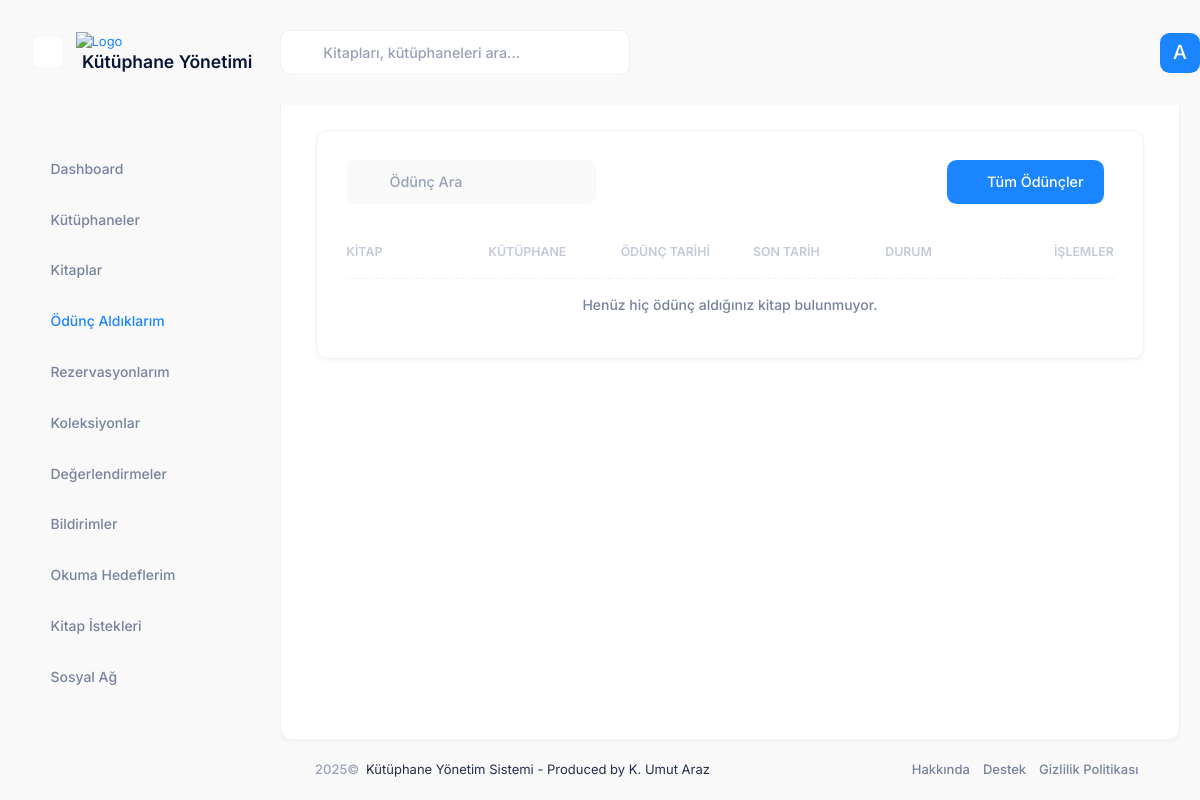
The page /loans/my-loans/ (signed in) on the database as committed earlier.
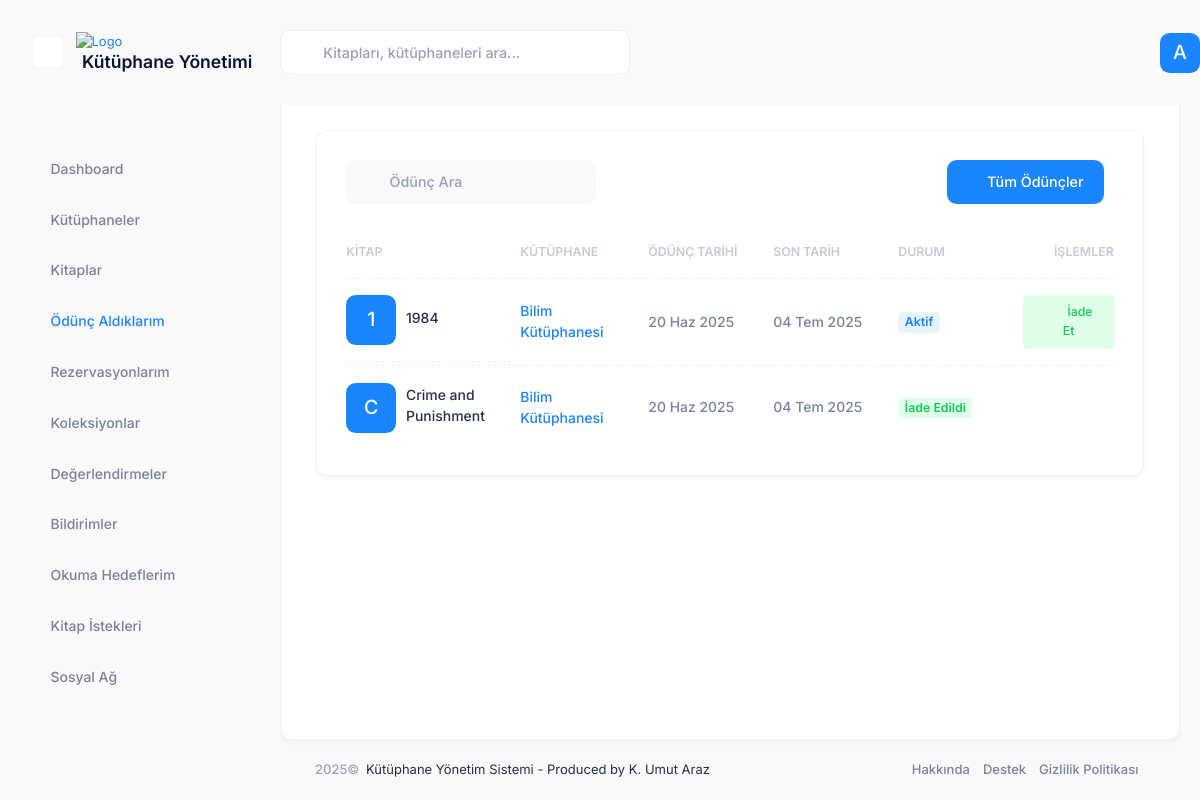
The same page on the database as committed later.
### accounts/models.py (models this page shows, shortened)
class User(AbstractUser):
    USER_TYPE_CHOICES = (
        ('super_admin', 'Süper Yönetici'),
        ('library_admin', 'Kütüphane Yöneticisi'),
        ('reader', 'Okuyucu'),
    )
    user_type = models.CharField(
        'Kullanıcı Tipi',
        max_length=20,
        choices=USER_TYPE_CHOICES,
        default='reader',
        help_text='Kullanıcı hesabının tipini belirler.',
    )
    profile_picture = models.ImageField('Profil Resmi', upload_to='profile_pictures/', null=True, blank=True)
    phone_number = models.CharField('Telefon Numarası', max_length=20, blank=True, null=True)
    address = models.TextField('Adres', blank=True, null=True)
    class Meta:
        verbose_name = 'kullanıcı'
        verbose_name_plural = 'kullanıcılar'
    @property
    def is_super_admin(self):
        return self.user_type == 'super_admin'
    @property
    def is_library_admin(self):
        return self.user_type == 'library_admin'

### loans/models.py (models this page shows, shortened)
class Loan(models.Model):
    STATUS_CHOICES = (
        ('active', 'Aktif'),
        ('returned', 'İade Edildi'),
        ('overdue', 'Gecikmiş'),
    )
    book = models.ForeignKey(Book, verbose_name='Kitap', on_delete=models.CASCADE, related_name='loans')
    borrower = models.ForeignKey(settings.AUTH_USER_MODEL, verbose_name='Ödünç Alan', on_delete=models.CASCADE, related_name='borrowed_books')
    loaned_by = models.ForeignKey(settings.AUTH_USER_MODEL, verbose_name='Ödünç Veren', on_delete=models.CASCADE, related_name='managed_loans')
    loan_date = models.DateTimeField('Ödünç Verme Tarihi', default=timezone.now)
    due_date = models.DateTimeField('İade Tarihi')
    return_date = models.DateTimeField('Gerçek İade Tarihi', blank=True, null=True)
    status = models.CharField('Durum', max_length=10, choices=STATUS_CHOICES, default='active')
    notes = models.TextField('Notlar', blank=True, null=True)
    class Meta:
        ordering = ['-loan_date']
        verbose_name = 'Ödünç Verme'
        verbose_name_plural = 'Ödünç Vermeler'
    @property
    def status_color(self):
        color_map = {
            'active': 'primary',
            'returned': 'success',
            'overdue': 'danger'
        }
        return color_map.get(self.status, 'primary')

### books/models.py (models this page shows, shortened)
class Book(models.Model):
    STATUS_CHOICES = (
        ('available', 'Mevcut'),
        ('borrowed', 'Ödünç Verilmiş'),
        ('reserved', 'Rezerve Edilmiş'),
        ('maintenance', 'Bakımda'),
    )
    title = models.CharField('Başlık', max_length=255)
    author = models.CharField('Yazar', max_length=255)
    isbn = models.CharField('ISBN', max_length=20, blank=True, null=True)
    description = models.TextField('Açıklama', blank=True, null=True)
    cover_image = models.ImageField('Kapak Resmi', upload_to='book_covers/', blank=True, null=True)
    library = models.ForeignKey(Library, verbose_name='Kütüphane', on_delete=models.CASCADE, related_name='books')
    status = models.CharField('Durum', max_length=20, choices=STATUS_CHOICES, default='available')
    publication_year = models.PositiveIntegerField('Yayın Yılı', blank=True, null=True)
    publisher = models.CharField('Yayınevi', max_length=255, blank=True, null=True)
    language = models.CharField('Dil', max_length=50, blank=True, null=True)
    pages = models.PositiveIntegerField('Sayfa Sayısı', blank=True, null=True)
    created_at = models.DateTimeField('Oluşturulma Tarihi', auto_now_add=True)
    updated_at = models.DateTimeField('Güncellenme Tarihi', auto_now=True)
    class Meta:
        ordering = ['title', 'author']
        verbose_name = 'Kitap'
        verbose_name_plural = 'Kitaplar'

### libraries/models.py (models this page shows, shortened)
class Library(models.Model):
    name = models.CharField('Adı', max_length=255)
    description = models.TextField('Açıklama', blank=True, null=True)
    owner = models.ForeignKey(
        settings.AUTH_USER_MODEL,
        verbose_name='Sahibi',
        on_delete=models.CASCADE,
        related_name='owned_libraries'
    )
    admins = models.ManyToManyField(
        settings.AUTH_USER_MODEL,
        verbose_name='Yöneticiler',
        related_name='administered_libraries',
        blank=True
    )
    created_at = models.DateTimeField('Oluşturulma Tarihi', auto_now_add=True)
    updated_at = models.DateTimeField('Güncellenme Tarihi', auto_now=True)
    address = models.TextField('Adres', blank=True, null=True)
    phone = models.CharField('Telefon', max_length=20, blank=True, null=True)
    email = models.EmailField('E-posta', blank=True, null=True)
    class Meta:
        verbose_name = 'Kütüphane'
        verbose_name_plural = 'Kütüphaneler'
        ordering = ['name']

### loans/views.py (the view)
# urls.py: path('my-loans/', views.my_loans, name='my_loans'),
@login_required
@check_account_activation
def my_loans(request):
    my_loans = Loan.objects.filter(borrower=request.user)
    context = {
        'active_menu': 'my_loans',
        'loans': my_loans
    }
    return render(request, 'loans/my_loans.html', context)

### templates/loans/my_loans.html (shortened to what this page needs)
{% extends 'layouts/base.html' %}
{% load static %}
{% block content %}
<div class="card">
    <div class="card-header border-0 pt-6">
        <div class="card-title">
            <div class="d-flex align-items-center position-relative my-1">
                <i class="ki-outline ki-magnifier fs-3 position-absolute ms-5"></i>
                <input type="text" data-kt-loan-table-filter="search" class="form-control form-control-solid w-250px ps-13" placeholder="Ödünç Ara" />
            </div>
        </div>
        <div class="card-toolbar">
            <div class="d-flex justify-content-end">
                <a href="{% url 'loans:list' %}" class="btn btn-primary me-3">
                    <i class="ki-outline ki-book fs-2"></i>Tüm Ödünçler
                </a>
            </div>
        </div>
    </div>
    <div class="card-body py-4">
        <table class="table align-middle table-row-dashed fs-6 gy-5" id="kt_my_loans_table">
            <thead>
                <tr class="text-start text-gray-400 fw-bold fs-7 text-uppercase gs-0">
                    <th class="min-w-125px">Kitap</th>
                    <th class="min-w-125px">Kütüphane</th>
                    <th class="min-w-125px">Ödünç Tarihi</th>
                    <th class="min-w-125px">Son Tarih</th>
                    <th class="min-w-125px">Durum</th>
                    <th class="text-end min-w-100px">İşlemler</th>
                </tr>
            </thead>
            <tbody class="fw-semibold text-gray-600">
                {% for loan in loans %}
                <tr>
                    <td class="d-flex align-items-center">
                        <div class="symbol symbol-50px me-3">
                            {% if loan.book.cover_image %}
                            <img src="{{ loan.book.cover_image.url }}" class="" alt="Book Cover" />
                            {% else %}
                            <div class="symbol-label fs-2 fw-semibold bg-primary text-inverse-primary">{{ loan.book.title|first }}</div>
                            {% endif %}
                        </div>
                        <a href="{% url 'books:detail' loan.book.id %}" class="text-gray-800 text-hover-primary mb-1">{{ loan.book.title }}</a>
                    </td>
                    <td><a href="{% url 'libraries:detail' loan.book.library.id %}">{{ loan.book.library.name }}</a></td>
                    <td>{{ loan.loan_date|date:"d M Y" }}</td>
                    <td>{{ loan.due_date|date:"d M Y" }}</td>
                    <td><span class="badge badge-light-{{ loan.status_color }} fs-7 fw-bold">{{ loan.get_status_display }}</span></td>
                    <td class="text-end">
                        {% if loan.status == 'active' %}
                        <button type="button" class="btn btn-sm btn-light-success return-book-btn"
                                data-bs-toggle="modal" data-bs-target="#returnBookModal"
                                data-loan-id="{{ loan.id }}"
                                data-book-title="{{ loan.book.title }}"
                                data-book-author="{{ loan.book.author }}"
                                data-due-date="{{ loan.due_date|date:'d M Y' }}"
                                data-return-url="{% url 'loans:return' loan.id %}">
                            <i class="ki-outline ki-arrow-left fs-2 me-1"></i>İade Et
                        </button>
                        {% endif %}
                    </td>
                </tr>
                {% empty %}
                <tr>
                    <td colspan="6" class="text-center">Henüz hiç ödünç aldığınız kitap bulunmuyor.</td>
                </tr>
                {% endfor %}
            </tbody>
        </table>
    </div>
</div>
{% endblock %}

### templates/includes/header.html (shortened to what this page needs)
{% load static %}
<div id="kt_app_header" class="app-header d-flex flex-column flex-stack">
    <div class="d-flex flex-stack flex-grow-1">
        <div class="app-header-logo d-flex align-items-center ps-lg-12" id="kt_app_header_logo">
            <div id="kt_app_sidebar_toggle"
                class="app-sidebar-toggle btn btn-sm btn-icon bg-body btn-color-gray-500 btn-active-color-primary w-30px h-30px ms-n2 me-4 d-none d-lg-flex"
                data-kt-toggle="true" data-kt-toggle-state="active" data-kt-toggle-target="body"
                data-kt-toggle-name="app-sidebar-minimize">
                <i class="ki-outline ki-abstract-14 fs-3 mt-1"></i>
            </div>
            <a href="{% url 'dashboard' %}" class="app-sidebar-logo">
                <img src="{% static 'media/logos/arazumut_logo.svg' %}" alt="Logo" class="h-50px" /> <br>
                <span class="ms-2 h3 fw-bold">Kütüphane Yönetimi</span>
            </a>
        </div>
        <div class="app-navbar flex-grow-1 justify-content-end" id="kt_app_header_navbar">
            <div class="app-navbar-item d-flex align-items-stretch flex-lg-grow-1">
                <div id="kt_header_search" class="header-search d-flex align-items-center w-lg-350px"
                    data-kt-search-keypress="true" data-kt-search-min-length="2" data-kt-search-enter="enter"
                    data-kt-search-layout="menu" data-kt-search-responsive="true" data-kt-menu-trigger="auto"
                    data-kt-menu-permanent="true" data-kt-menu-placement="bottom-start">
                    <form action="{% url 'search' %}" method="GET" data-kt-search-element="form" class="d-none d-lg-block w-100 position-relative mb-5 mb-lg-0"
                        autocomplete="off">
                        <i
                            class="ki-outline ki-magnifier search-icon fs-2 text-gray-500 position-absolute top-50 translate-middle-y ms-5"></i>
                        <input type="text" class="search-input form-control form-control border h-lg-45px ps-13"
                            name="q" value="{{ request.GET.q|default:'' }}" placeholder="Kitapları, kütüphaneleri ara..." data-kt-search-element="input" />
                    </form>
                </div>
            </div>
            <div class="app-navbar-item ms-3 ms-lg-5" id="kt_header_user_menu_toggle">
                <div class="cursor-pointer symbol symbol-35px symbol-md-40px"
                    data-kt-menu-trigger="{default: 'click', lg: 'hover'}" data-kt-menu-attach="parent"
                    data-kt-menu-placement="bottom-end">
                    {% if user.profile_picture %}
                    <img src="{{ user.profile_picture.url }}" alt="user" />
                    {% else %}
                    <div class="symbol-label fs-2 bg-primary text-white">
                        {{ user.username|first|upper }}
                    </div>
                    {% endif %}
                </div>
            </div>
        </div>
    </div>
</div>

Rows that differ between the two databases and show on the page:
added Loan: book|first "1", book "1984", book.library.name "Bilim Kütüphanesi", loan_date "20 Haz 2025", due_date "04 Tem 2025", status "Aktif"
added Loan: book|first "C", book "Crime and Punishment", book.library.name "Bilim Kütüphanesi", loan_date "20 Haz 2025", due_date "04 Tem 2025", status "İade Edildi"
Other text that changed with them:
text no longer shown: "Henüz hiç ödünç aldığınız kitap bulunmuyor."
